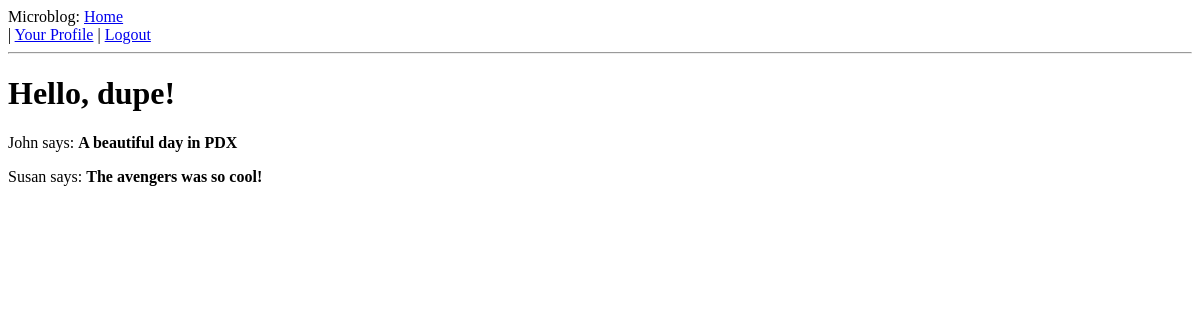
Before: /index (signed in) with the older database file.
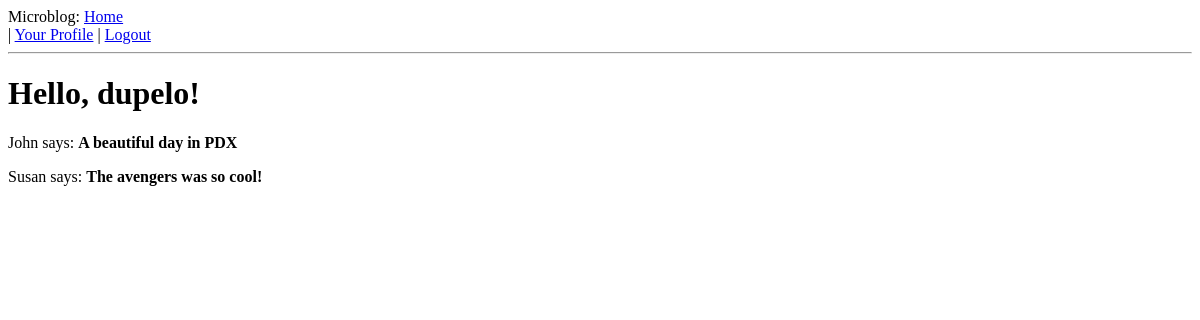
After: the same page with the newer database file.
### app/models.py (models this page shows, shortened)
class User(db.Model):
  id = db.Column(db.Integer, primary_key=True)
  nickname = db.Column(db.String(64), index=True, unique=True)
  email = db.Column(db.String(120), index=True, unique=True)
  posts = db.relationship('Post', backref='author', lazy='dynamic')
  about_me = db.Column(db.String(140))
  last_seen = db.Column(db.DateTime)
  followed = db.relationship('User',
                              secondary=followers,
                              primaryjoin=(followers.c.follower_id == id),
                              secondaryjoin=(followers.c.followed_id == id),
                              backref=db.backref('followers', lazy='dynamic'),
                              lazy='dynamic')
  @property
  def is_authenticated(self):
      return True

### app/views.py (the view)
@app.route('/')
@app.route('/index')
@login_required
def index():
  user = g.user
  posts = [ #fake array of posts
    {
      'author': {'nickname': 'John'},
      'body': 'A beautiful day in PDX'
    },
    {
      'author': {'nickname': 'Susan'},
      'body': "The avengers was so cool!"
    }
  ]
  return render_template('index.html',
                          title='Home',
                          user=user,
                          posts=posts)

### app/views.py (called while the page is built)
@lm.user_loader
def load_user(id):
  return User.query.get(int(id))

@app.before_request
def before_request():
  g.user = current_user

### app/templates/index.html
{% extends "base.html" %}
{% block content %}
    <h1>Hello, {{ user.nickname }}!</h1>
    {% for post in posts %}
      <div><p>{{ post.author.nickname }} says: <b>{{ post.body }}</b></p></div>
    {% endfor%}
{% endblock %}

### app/templates/base.html (shortened to what this page needs)
<html>
  <head>
  </head>
  <body>
    <div>Microblog: <a href="/index">Home</a></div>
    {% if g.user.is_authenticated %}
    | <a href="{{ url_for('user', nickname=g.user.nickname) }}">Your Profile</a>
    | <a href="{{ url_for('logout') }}">Logout</a>
    {% endif %}
    <hr>
    {% block content %}
    {% endblock %}
  </body>
</html>

Changed rows visible on the page:
changed User: nickname "dupe" → "dupelo"
